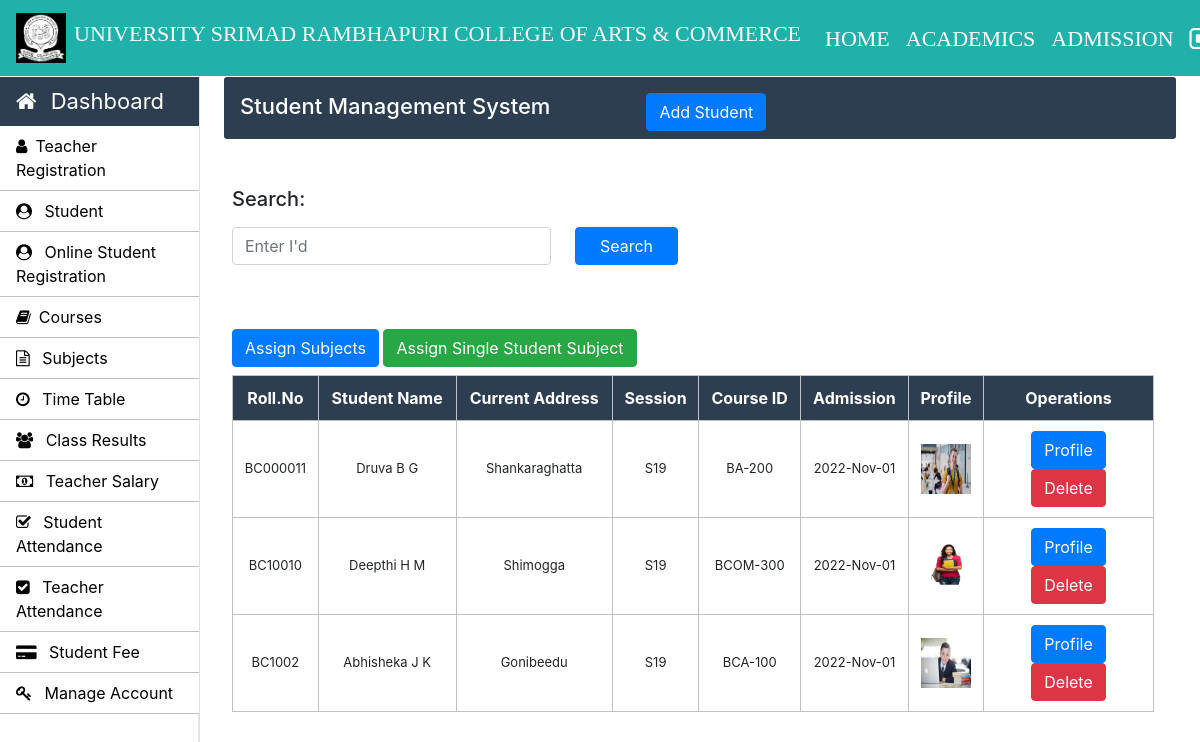
The page /Admin/student.php (signed in) on the database its author committed.
### tables this page shows
CREATE TABLE `student_info` (
  `roll_no` varchar(20) NOT NULL,
  `first_name` varchar(30) NOT NULL,
  `middle_name` varchar(30) NOT NULL,
  `last_name` varchar(30) NOT NULL,
  `father_name` varchar(30) NOT NULL,
  `email` varchar(30) NOT NULL,
  `mobile_no` varchar(11) NOT NULL,
  `course_code` varchar(11) NOT NULL,
  `session` varchar(10) NOT NULL,
  `profile_image` varchar(100) NOT NULL,
  `prospectus_issued` varchar(10) NOT NULL,
  `prospectus_amount` varchar(10) NOT NULL,
  `form_b` varchar(20) NOT NULL,
  `applicant_status` varchar(20) NOT NULL,
  `application_status` varchar(20) NOT NULL,
  `cnic` varchar(15) NOT NULL,
  `dob` varchar(10) NOT NULL,
  `other_phone` varchar(11) NOT NULL,
  `gender` varchar(10) NOT NULL,
  `permanent_address` varchar(150) NOT NULL,
  `current_address` varchar(150) NOT NULL,
  `place_of_birth` varchar(150) NOT NULL,
  `matric_complition_date` varchar(10) NOT NULL,
  `matric_awarded_date` varchar(10) NOT NULL,
  `matric_certificate` varchar(100) NOT NULL,
  `fa_complition_date` varchar(10) NOT NULL,
  `fa_awarded_date` varchar(10) NOT NULL,
  `fa_certificate` varchar(100) NOT NULL,
  `ba_complition_date` varchar(10) NOT NULL,
  `ba_awarded_date` varchar(10) NOT NULL,
  `ba_certificate` varchar(100) NOT NULL,
  `semester` int(11) NOT NULL,
  `total_marks` int(11) NOT NULL,
  `obtain_marks` int(11) NOT NULL,
  `state` varchar(20) NOT NULL,
  `admission_date` timestamp NOT NULL DEFAULT current_timestamp() ON UPDATE current_timestamp(),
  `admission_from` int(11) DEFAULT NULL COMMENT '1- online 0-offline'
);

### Admin/student.php (the view, shortened to what this page needs)
<?php
		require_once "../connection/connection.php";
	?>
<!doctype html>
<html lang="en">
	<head>
	</head>
	<body>
		<?php include('../common/common-header.php') ?>
		<?php include('../common/admin-sidebar.php') ?>
		<main role="main" class="col-xl-10 col-lg-9 col-md-8 ml-sm-auto px-md-4 w-100">
			<div class="sub-main">
				<div class="text-center d-flex flex-wrap flex-md-nowrap pt-3 pb-2 mb-3 text-white admin-dashboard pl-3">
					<div class="d-flex">
						<h4 class="mr-5">Student Management System </h4>
						<button type="button" class="btn btn-primary ml-5" data-toggle="modal" data-target=".bd-example-modal-lg">Add Student</button>
					</div>
				</div>
				<div class="col-md-2 pt-3 w-100">
				</div>
				<div class="row w-100">
					<div class="col-md-12 ml-2">
						<section class="mt-3">
							<div class="row">
								<div class="col-md-6">
									<form action="search_student.php" method="post">
										<div class="form-group">
											<label for="exampleInputPassword1"><h5>Search:</h5></label>
											<div class="d-flex">
												<input type="text" name="search" id="search" class="form form-control" placeholder="Enter I'd">
												<input class="btn btn-primary px-4 ml-4" type="submit" name="btnSearch" value="Search">
											</div>
										</div>
									</form>
								</div>
								<div class="col-md-12 pt-5 mb-2">
									<button type="button" class="btn btn-primary ml-auto" data-toggle="modal" data-target=".bd-example-modal-lg1">Assign Subjects</button>
									<a class="btn btn-success" href="asign-single-student-subjects.php"> Assign Single Student Subject</a>
								</div>
							</div>
							<table class="w-100 table-elements mb-5 table-three-tr text-center" cellpadding="10">
								<tr class="table-tr-head table-three text-white">
									<th>Roll.No</th>
									<th>Student Name</th>
									<th>Current Address</th>
									<th>Session</th>
									<th>Course ID</th>
									<th>Admission</th>
									<th>Profile</th>
									<th colspan="1">Operations</th>
								</tr>
								<?php
								$query="select first_name,middle_name,admission_date,last_name,current_address,session,roll_no,form_b ,profile_image,course_code from student_info where admission_from ='0'";
								$run=mysqli_query($con,$query);
								while($row=mysqli_fetch_array($run)) {?>
									<tr>
										<td><?php echo $row["roll_no"] ?></td>
										<td><?php echo $row["first_name"]." ".$row["middle_name"]." ".$row["last_name"] ?></td>
										<td><?php echo $row["current_address"] ?></td>
										<td><?php echo $row["session"] ?></td>
										<td><?php echo $row["course_code"] ?></td>
										<td><?php echo date("Y-M-d",strtotime($row["admission_date"])); ?></td>
										<td><?php  $profile_image= $row["profile_image"] ?>
										<img height='50px' width='50px' src=<?php echo "images/$profile_image"  ?> >
										</td>
										<td width='170'>
											<?php
												echo "<a class='btn btn-primary' href=display-student.php?roll_no=".$row['roll_no'].">Profile</a>
												<a class='btn btn-danger' href=delete-function.php?roll_no=".$row['roll_no'].">Delete</a> "
											?>
										</td>
									</tr>
								<?php }
								?>
							</table>
						</section>
					</div>
				</div>
			</div>
		</main>
	</body>
</html>

### Common/common-header.php (shortened to what this page needs)
<!doctype html>
<html lang="en">
	<head>
      <link rel="stylesheet" type="text/css" href="../bootstrap/css/bootstrap.min.css">
      <link rel="stylesheet" type="text/css" href="../css/footer.css">
      <link rel="stylesheet" type="text/css" href="../css/style.css">
    <link rel="stylesheet" href="https://stackpath.bootstrapcdn.com/font-awesome/4.7.0/css/font-awesome.min.css">
  </head>
  <body>
    <nav class="navbar navbar-expand-lg navbar-dark header-back sticky-top header-navbar-fonts">
      <a class="navbar-brand d-flex align-items-center" href="../index.php">
        <img src="../images/download.png" class="logo-image" width="50" height="50">
        <h4 class="text-light text-uppercase ml-2">University Srimad Rambhapuri College of Arts & Commerce</h4>
      </a>
      <div class="collapse navbar-collapse" id="navbarNavDropdown">
        <ul class="navbar-nav ml-auto">
          <li class="nav-item active">
            <a class="nav-link" href="../website/index.html">HOME<span class="sr-only">(current)</span></a>
          </li>
          <li class="nav-item active">
            <a class="nav-link" href="../website/about.html">ACADEMICS<span class="sr-only">(current)</span></a>
          </li>
          <li class="nav-item active">
            <a class="nav-link" href="../admission.php">ADMISSION<span class="sr-only">(current)</span></a>
          </li>
          <li class="nav-item active">
            <a class="nav-link" href="../login/logout.php"><i class="fa fa-sign-out text-white fa-lg" aria-hidden="true"></i><span class="sr-only">(current)</span></a>
          </li>
        </ul>
      </div>
    </nav>

### Common/admin-sidebar.php (shortened to what this page needs)
 <nav id="sidebarMenu" class="">
<div class="col-xl-2 col-lg-3 col-md-4 sidebar position-fixed border-right">
     <div class="sidebar-header">
       <div class="nav-item">
           <a class="nav-link text-white" href="../admin/admin-index.php">
               <i class="fa fa-home mr-2" aria-hidden="true"></i> Dashboard
           </a>
       </div>
     </div>
     <ul class="nav flex-column">
       <li class="nav-item">
         <a class="nav-link" href="../admin/Teacher.php">
           <i class="fa fa-user mr-2" aria-hidden="true"></i>Teacher Registration
         </a>
     </li>
       <li class="nav-item">
         <a class="nav-link" href="../admin/Student.php">
           <i class="fa fa-user-circle mr-2" aria-hidden="true"></i> Student             </a>
       </li>
  <li class="nav-item">
         <a class="nav-link" href="../admin/Student1.php">
           <i class="fa fa-user-circle mr-2" aria-hidden="true"></i> Online Student Registration
         </a>
       </li>
       <li class="nav-item">
         <a class="nav-link" href="../admin/Courses.php">
           <i class="fa fa-book mr-2" aria-hidden="true"></i>Courses
         </a>
       </li>
       <li class="nav-item">
         <a class="nav-link" href="../admin/subjects.php">
           <i class="fa fa-file-text-o mr-2" aria-hidden="true"></i> Subjects
         </a>
       </li>
       <li class="nav-item">
         <a class="nav-link" href="../admin/time-table.php">
            <i class="fa fa-clock-o mr-2" aria-hidden="true"></i> Time Table
         </a>
 </li>
       <li class="nav-item">
         <a class="nav-link" href="../admin/class-result.php">
           <i class="fa fa-users mr-2" aria-hidden="true"></i> Class Results
         </a>
       </li>
       <li class="nav-item">
         <a class="nav-link" href="../admin/teacher-salary.php">
           <i class="fa fa-money mr-2" aria-hidden="true"></i> Teacher Salary
         </a>
       </li>
       <li class="nav-item">
         <a class="nav-link" href="../admin/student-attendance.php">
           <i class="fa fa-check-square-o mr-2" aria-hidden="true"></i> Student Attendance
         </a>
       </li>
       <li class="nav-item">
         <a class="nav-link" href="../admin/teacher-attendance.php">
           <i class="fa fa-check-square mr-2" aria-hidden="true"></i> Teacher Attendance
         </a>
       </li>
       <li class="nav-item">
         <a class="nav-link" href="../admin/student-fee.php">
           <i class="fa fa-credit-card-alt mr-2" aria-hidden="true"></i> Student Fee
         </a>
       </li>
       <li class="nav-item">
         <a class="nav-link" href="../admin/manage-accounts.php">
           <i class="fa fa-key mr-2" aria-hidden="true"></i> Manage Account
         </a>
       </li>
     </ul>
   </div>
 </nav>

### Css/style.css (style rules this page uses)
h4 { font-size: 22px; }
.header-back { background: #20B2AA; }
.header-navbar-fonts { font-family: Cambria, Cochin, Georgia, Times, 'Times New Roman', serif; }
.header-navbar-fonts ul li a { font-size: 22px !important; }
.sidebar { padding: 0; margin-top: 1px; height: 100%; box-shadow: inset -1px 0 0 rgba(0, 0, 0, .1); background-color: #fff; }
.sidebar-header { background: #2c3e50; font-size: 22px !important; }
.sidebar ul { background-color: #ffffff; }
.sidebar ul li { border-bottom: 1px solid rgb(192, 190, 190); }
.sidebar ul li a { font-size: 16px !important; color: black; }
.admin-dashboard { margin-top: 1px !important; background: #2c3e50 !important; border-radius: 3px; }
.table-elements tr, td, th { font-size: 13px; border: 1px solid rgb(194, 193, 193); padding-left: 10px !important; }
.table-three { background: #2c3e50 !important; }
.table-tr-head { height: 45px !important; padding: 10px !important; margin-top: 5px !important; }
.table-font-for-transcript td, th { font-size: 16px !important; }

### rows shown on the page
student_info: roll_no "BC000011", first_name "Druva", middle_name "B", last_name "G", current_address "Shankaraghatta", session "S19", course_code "BA-200", admission_date "2022-Nov-01", profile_image (picture)
student_info: roll_no "BC10010", first_name "Deepthi", middle_name "H", last_name "M", current_address "Shimogga", session "S19", course_code "BCOM-300", admission_date "2022-Nov-01", profile_image (picture)
student_info: roll_no "BC1002", first_name "Abhisheka", middle_name "J", last_name "K", current_address "Gonibeedu", session "S19", course_code "BCA-100", admission_date "2022-Nov-01", profile_image (picture)
